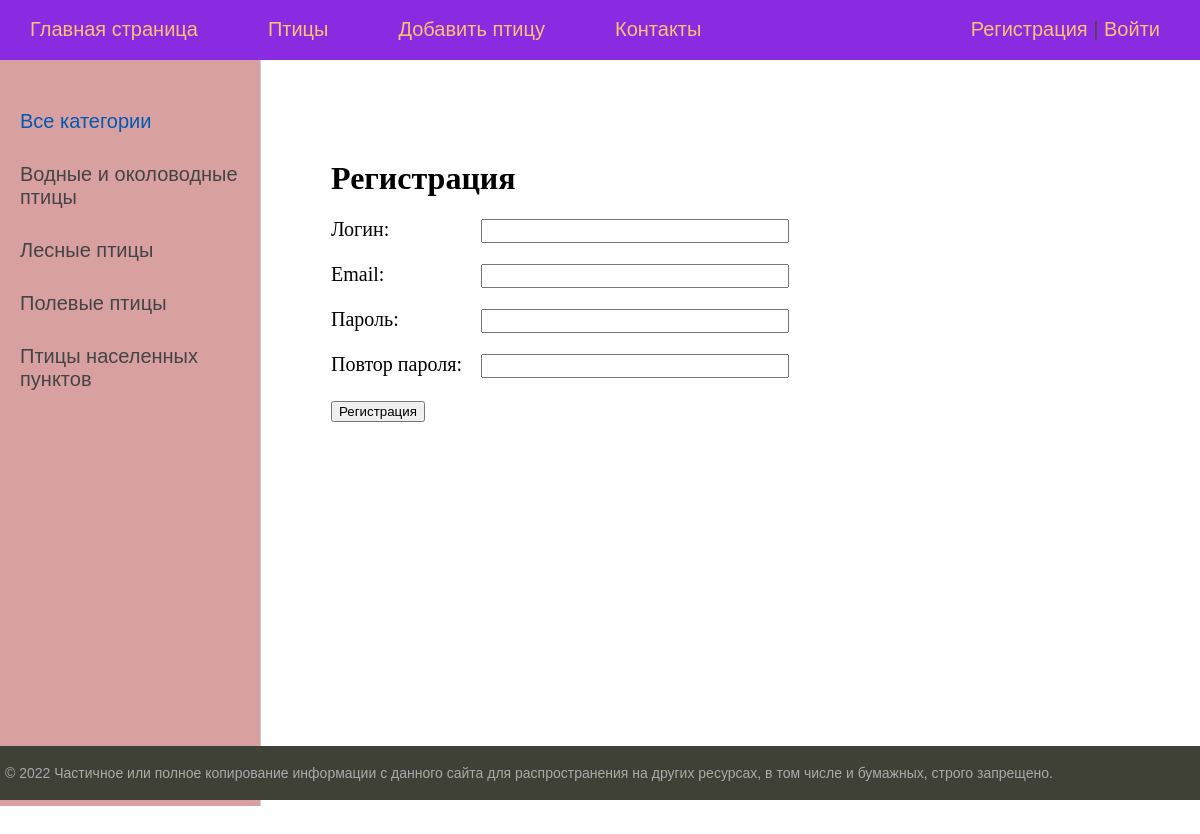
Screenshot of /register with the database file from the repository.
### main/models.py (models this page shows, shortened)
class CategoryOfBirds(models.Model): #Таблица с категориями птиц, первичная модель
    category = models.CharField(verbose_name='Категория', max_length=50)
    slug = models.SlugField(max_length=50, unique=True, db_index=True, verbose_name= "URL")
    class Meta:
        verbose_name = 'Категория'
        verbose_name_plural = 'Категории'
        ordering = ['category']
    def get_absolute_url(self):
        return reverse('category', kwargs={'cat_slug': self.slug})

### main/views.py (the view, shortened to what this page needs)
# urls.py: path('register', views.RegisterUser.as_view(), name='register'),
class RegisterUser(DataMixin,CreateView):
    form_class = RegisterUserForm
    template_name = 'main/register.html'
    success_url = reverse_lazy('login')
    def get_context_data(self, *,object_list=None, **kwargs):
        context = super().get_context_data(**kwargs)
        c_def = self.get_user_context(title="Регистрация")
        return dict(list(context.items()) + list(c_def.items()))

### main/forms.py
class RegisterUserForm(UserCreationForm):
    username = forms.CharField(label='Логин', widget=forms.TextInput(attrs={'class': 'form-input'}))
    email = forms.EmailField(label='Email', widget=forms.EmailInput(attrs={'class': 'form-input'}))
    password1 = forms.CharField(label='Пароль', widget=forms.PasswordInput(attrs={'class': 'form-input'}))
    password2 = forms.CharField(label='Повтор пароля', widget=forms.PasswordInput(attrs={'class': 'form-input'}))
    class Meta:
        model = User
        fields = ('username','email', 'password1', 'password2')

### main/utils.py (called while the page is built)
    def get_user_context(self, **kwargs):
        context = kwargs
        cats = cache.get('cats')
        if not cats:
            cats = CategoryOfBirds.objects.all()
            cache.set('cats', cats, 60)
        context['menu'] = menu
        context['cats'] = cats
        if 'cat_selected' not in context:
            context['cat_selected'] = 0
        return context

### main/templates/main/register.html (shortened to what this page needs)
{% extends 'main/base.html' %}
{% block content%}
<h1>{{title}}</h1>
<form method="post">
    {% for f in form %}
    <p><label class="form-label" for="{{ f.id_for_label }}">{{f.label}}: </label>{{ f }}</p>
    {% endfor%}
    <button type="submit">Регистрация</button>
</form>
{% endblock %}

### main/templates/main/base.html (shortened to what this page needs)
{% load static %}
{% load main_tags %}
<!DOCTYPE html>
<html>
<head>
	<link type="text/css" href="{% static 'main/css/styles.css' %}" rel="stylesheet" />
</head>
<body>
<table class="table-page" border=0 cellpadding="0" cellspacing="0">
<tr><td valign=top>
{% block mainmenu %}
	<div class="header">
		<ul id="mainmenu" class="mainmenu">
	{% for m in menu %}
			<li><a href="{% url m.url_name %}">{{m.title}}</a></li>
    {% endfor %}
{% if request.user.is_authenticated %}
<li class="last"> {{user.username}} | <a href="{% url 'logout' %}">Выйти</a></li>
				{% else %}
            <li class="last"><a href="{% url 'register' %}">Регистрация</a> | <a href="{% url 'login' %}">Войти</a></li>
			{% endif %}
		</ul>
		</div>
{% endblock mainmenu %}
<table class="table-content" border=0 cellpadding="0" cellspacing="0">
<tr>
	<td valign="top" class="left-chapters">
	<ul id="leftchapters">
{% if cat_selected == 0 %}
		<li class="selected">Все категории</li>
{% else %}
		<li><a href="{% url 'birds' %}">Все категории</a></li>
{% endif %}
{% for c in cats %}
	{% if c.pk == cat_selected %}
		<li class="selected">{{c.category}}</li>
	{% else %}
		<li><a href="{{ c.get_absolute_url }}">{{c.category}}</a></li>
	{% endif %}
{% endfor %}
  </ul>
</td>
<td valign="top" class="content">
	<div class="content-text">
{% block content %}
{% endblock %}
	</div>
</td></tr></table>
</td></tr>
<tr><td valign=top>
	<div id="footer">
		<p>&copy; 2022 Частичное или полное копирование информации с данного сайта для распространения на других ресурсах, в том числе и бумажных, строго запрещено.</p>
	</div>
</td></tr></table>
</body>
</html>

### main/static/main/css/styles.css (style rules this page uses)
html, body { font-family: 'Arial'; margin: 0; padding: 0; height: 100%; width: 100%; color: #444; }
a { color: #0059b2; text-decoration: none; }
.table-page { width: 100%; height: 100%; vertical-align: top; }
.table-page tr { height: 100%; }
.header { background: blueviolet; height: 60px; }
ul.mainmenu { list-style: none; margin: 0; padding: 0; height: 60px; color: #524434; font-size: 20px; overflow: hidden; }
ul.mainmenu li { float: left; margin: 18px 40px 0 30px; }
ul.mainmenu li.last { float: right; }
ul.mainmenu li a { color: #fdc073; text-decoration: none; }
.table-content { width: 100%; min-height: 100%; height: 100%; }
.left-chapters { margin: 0; background: rgb(216, 160, 160); border-right: 1px solid #ccc; min-height: 100%; }
.left-chapters ul { width: 230px; min-height: 100%; margin: 0; padding: 20px 10px 10px 20px; list-style: none; font-size: 20px; }
.left-chapters ul li { margin: 30px 0 0 0; color: #999; }
.left-chapters ul li.selected { color: #0059b2; }
.left-chapters ul li a { color: #444; text-decoration: none; }
.content { padding: 40px 20px 20px 40px; width: 100%; box-sizing: border-box; }
.content-text { margin: 60px 0 0 30px; color: #000; font-size: 20px; font-family: Yandex Sans Display Light; }
.content-text h1 { font-size: 32px; }
#footer { box-sizing: border-box; background: #3F4137; padding: 5px; color: #aaa; font-size: 14px; font-family: Verdana, Geneva, Arial, Helvetica; text-align: left; overflow: hidden; }
.form-input { width: 300px; font-size: 16px; }
.form-label { display: inline-block; min-width: 150px; vertical-align: top; }

### rows the page displays
CategoryOfBirds: category "Водные и околоводные птицы"
CategoryOfBirds: category "Лесные птицы"
CategoryOfBirds: category "Полевые птицы"
CategoryOfBirds: category "Птицы населенных пунктов"

### other values shown
{{ m.title }} "Главная страница" "Птицы" "Добавить птицу" "Контакты"
{{ title }} "Регистрация"
{{ f.label }} "Логин" "Email" "Пароль" "Повтор пароля"
